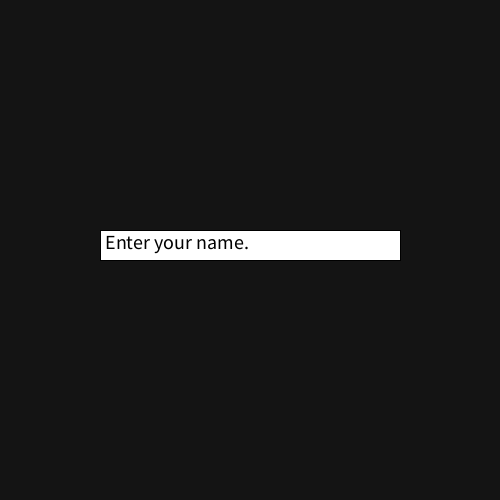
Frame 1 (no input)
Frame 60 (the mouse pressed at the canvas centre just before this capture): identical to frame 1, image omitted
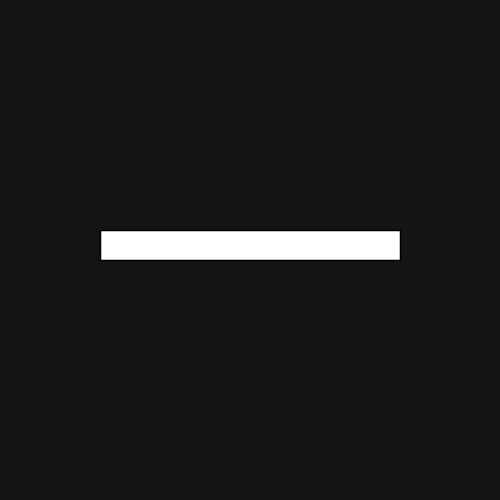
Frame 120 (the mouse held since frame 60 and released just before this capture)

The Processing sketch that drew these frames (run headless with seeded random() and noise(); from frame 60 on, the mouse is pressed at the canvas centre):

// Processing sketch: loadAndSaveJSON
// ── loadAndSaveJSON.pde
//https://processing.org/reference/JSONArray_append_.html
//https://processing.org/reference/saveJSONArray_.html
String sCurrentName = "Enter your name.";
boolean bNameIsThere = false;
int nX, nY;
int nW, nH;
boolean bNameHasFocus=false;
boolean bHasEnteredName = false;
int nFontSize =20;
String sMessage = "";

JSONArray jsonArUserInfo;
JSONObject jsonObjUser;
void setup() {
  size(500, 500);
  textSize(nFontSize);
  nX = width/5;
  nY = height/2-20;
  nW = 300;
  nH = 30;
  jsonArUserInfo = loadJSONArray("names.JSON");
}
void draw() {
  background(20);
  fill(255);
  if (!bHasEnteredName) {
    rect(nX, nY, nW, nH);
    if (sCurrentName.length() > 0) { 
      textAlign(LEFT, TOP);
      fill(0);
      text(sCurrentName, nX+5, nY+5, nW-5, nH-5);
      if (millis()/500 % 2==0 && bNameHasFocus) {
        stroke(0);
        strokeWeight(1.5);
        line(nX+textWidth(sCurrentName)+nFontSize/2, nY+5, nX+textWidth(sCurrentName)+nFontSize/2, nY+nH-5);
      }
    } else {          
      if (millis()/500 % 2==0 &&bNameHasFocus) {
        stroke(0);
        strokeWeight(1.5);
        line(nX+5, nY+5, nX+5, nY+nH-5);
      }
    }
    if (isHit())  cursor(TEXT); 
    else    cursor(ARROW);
  } else {       
    textAlign(CENTER, CENTER);
    fill(255);     
    text(sMessage, 0, 0, width, height);
  }
}
void keyPressed() {
  if (bNameHasFocus) {
    if (key==ENTER||key==RETURN) {
      if (!bHasEnteredName) {
        sCurrentName.trim();
        if (sCurrentName.length() > 0) { 
          bNameHasFocus=false;
          bHasEnteredName=true;
          cursor(ARROW);
          for (int j = 0; j < jsonArUserInfo.size(); j++) {
            jsonObjUser = jsonArUserInfo.getJSONObject(j); 
            String sNameInJSON = jsonObjUser.getString("Name");
            if (sCurrentName.equals(sNameInJSON)) {
              bNameIsThere = true;
              break;
            }
          }
          if (bNameIsThere) {
            println("Back already "+sCurrentName+"?");
            sMessage=  "Hello again "+sCurrentName;

            int nDeathCount = jsonObjUser.getInt("Death Count");
            boolean bOnBossLevel = jsonObjUser.getBoolean("On Boss Fight");
            if (nDeathCount==0) {
              println("Good job not dieing!");
            } else {
              println("You have already died "+nDeathCount+" times, and this isn't even a game!");
            }  
            if (bOnBossLevel) {
              println("You got to the BOSS FIGHT!! WOO HOO!!");
            } else {
              println("You're not even on the boss fight!! :( ");
            }
          } else {
            jsonObjUser = new JSONObject();
            jsonObjUser.setString("Name", sCurrentName);
            jsonObjUser.setInt("Death Count", 0);
            jsonObjUser.setBoolean("On Boss Fight", false);
            jsonArUserInfo.append(jsonObjUser); 
            println("I see we have a new user...");
            sMessage=  "I've never seen you before "+sCurrentName;
            saveJSONArray(jsonArUserInfo, "names.json"); //overwrites old file
          }
        } else {
          bNameHasFocus=false;
          bHasEnteredName=true;
          sMessage=  "I said \"Enter a Name\"!\nYou didn't enter one.\nNice try.";
        }
      }
    }
    if (keyCode == BACKSPACE) {
      if (sCurrentName.length() > 0) {
        sCurrentName = sCurrentName.substring(0, sCurrentName.length()-1);
      }
    } else if (keyCode == DELETE) {
    } else if (keyCode != SHIFT) {// && keyCode != CONTROL && keyCode != ALT) {
      sCurrentName = sCurrentName + key;
    }
  }
}
void mousePressed() {
  if (isHit()) {
    bNameHasFocus=true;
    if (sCurrentName.equals("Enter your name.")) { 
      sCurrentName="";
    }
  } else {
    bNameHasFocus=false;
    if (sCurrentName.length() == 0) { 
      sCurrentName = "Enter your name.";
    }
  }
}
boolean isHit() {
  if (mouseX >= nX && mouseX <= nX+nW && 
    mouseY >= nY && mouseY <= nY + nH) {
    return true;
  } else {
    return false;
  }
}
